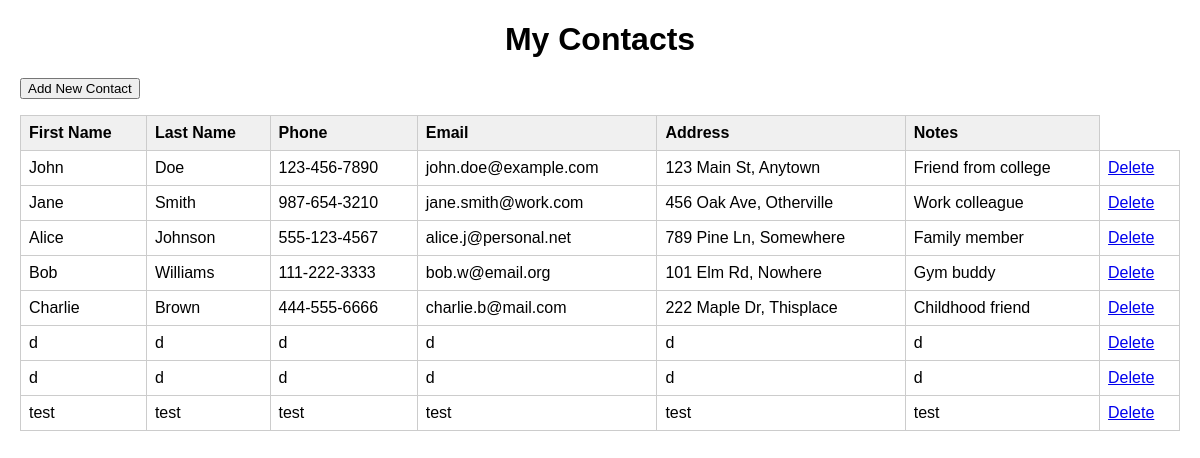
The page / on the database its author committed.
### tables this page shows
CREATE TABLE contacts (
                id INTEGER PRIMARY KEY AUTOINCREMENT,
                first_name TEXT NOT NULL,
                last_name TEXT,
                phone TEXT,
                email TEXT,
                address TEXT,
                notes TEXT
            );

### app.py (the view)
@app.route('/')
def home():
    return render_template('home.html', contacts=get_all_contacts_from_database())

### database_manager.py (called while the page is built)
def get_all_contacts_from_database():
    conn = sqlite3.connect(DATABASE_NAME)
    cursor = conn.cursor()
    cursor.execute("SELECT * FROM contacts")
    rows = cursor.fetchall()
    conn.close()
    contacts = []
    for row in rows:
        contact = Contact(
            contact_id=row[0],
            first_name=row[1],
            last_name=row[2],
            phone=row[3],
            email=row[4],
            address=row[5],
            notes=row[6]
        )
        contacts.append(contact)
    return contacts

### templates/home.html (shortened to what this page needs)
<!DOCTYPE html>
<html lang="en">
<head>
</head>
<body>
    <h1>My Contacts</h1>
    <p><button onclick='location.href="{{ url_for('add_contact') }}"'>Add New Contact</button></p>
    {% if contacts %}
    <table>
        <thead>
            <tr>
                <th>First Name</th>
                <th>Last Name</th>
                <th>Phone</th>
                <th>Email</th>
                <th>Address</th>
                <th>Notes</th>
            </tr>
        </thead>
        <tbody>
            {% for contact in contacts %}
            <tr>
                <td>{{ contact.first_name }}</td>
                <td>{{ contact.last_name }}</td>
                <td>{{ contact.phone }}</td>
                <td>{{ contact.email }}</td>
                <td>{{ contact.address }}</td>
                <td>{{ contact.notes }}</td>
                <td><a href="{{ url_for('delete_contact', contact_id=contact.contact_id) }}">Delete</a></td>
            </tr>
            {% endfor %}
        </tbody>
    </table>
    {% else %}
    <p class="no-contacts">No contacts found in your book yet.</p>
    {% endif %}
</body>
</html>

### templates/home.html (style rules this page uses)
body { font-family: sans-serif; margin: 20px; }
h1 { text-align: center; margin-bottom: 20px; }
table { width: 100%; border-collapse: collapse; margin-bottom: 20px; }
th, td { border: 1px solid #ccc; padding: 8px; text-align: left; }
th { background-color: #f0f0f0; font-weight: bold; }

### rows shown on the page
contacts: first_name "John", last_name "Doe", phone "123-456-7890", email "john.doe@example.com", address "123 Main St, Anytown", notes "Friend from college"
contacts: first_name "Jane", last_name "Smith", phone "987-654-3210", email "jane.smith@work.com", address "456 Oak Ave, Otherville", notes "Work colleague"
contacts: first_name "Alice", last_name "Johnson", phone "555-123-4567", email "alice.j@personal.net", address "789 Pine Ln, Somewhere", notes "Family member"
contacts: first_name "Bob", last_name "Williams", phone "111-222-3333", email "bob.w@email.org", address "101 Elm Rd, Nowhere", notes "Gym buddy"
contacts: first_name "Charlie", last_name "Brown", phone "444-555-6666", email "charlie.b@mail.com", address "222 Maple Dr, Thisplace", notes "Childhood friend"
contacts: first_name "test", last_name "test", phone "test", email "test", address "test", notes "test"

### other values the page prints
{{ contact.first_name }} "d" "d"
{{ contact.last_name }} "d" "d"
{{ contact.phone }} "d" "d"
{{ contact.email }} "d" "d"
{{ contact.address }} "d" "d"
{{ contact.notes }} "d" "d"
